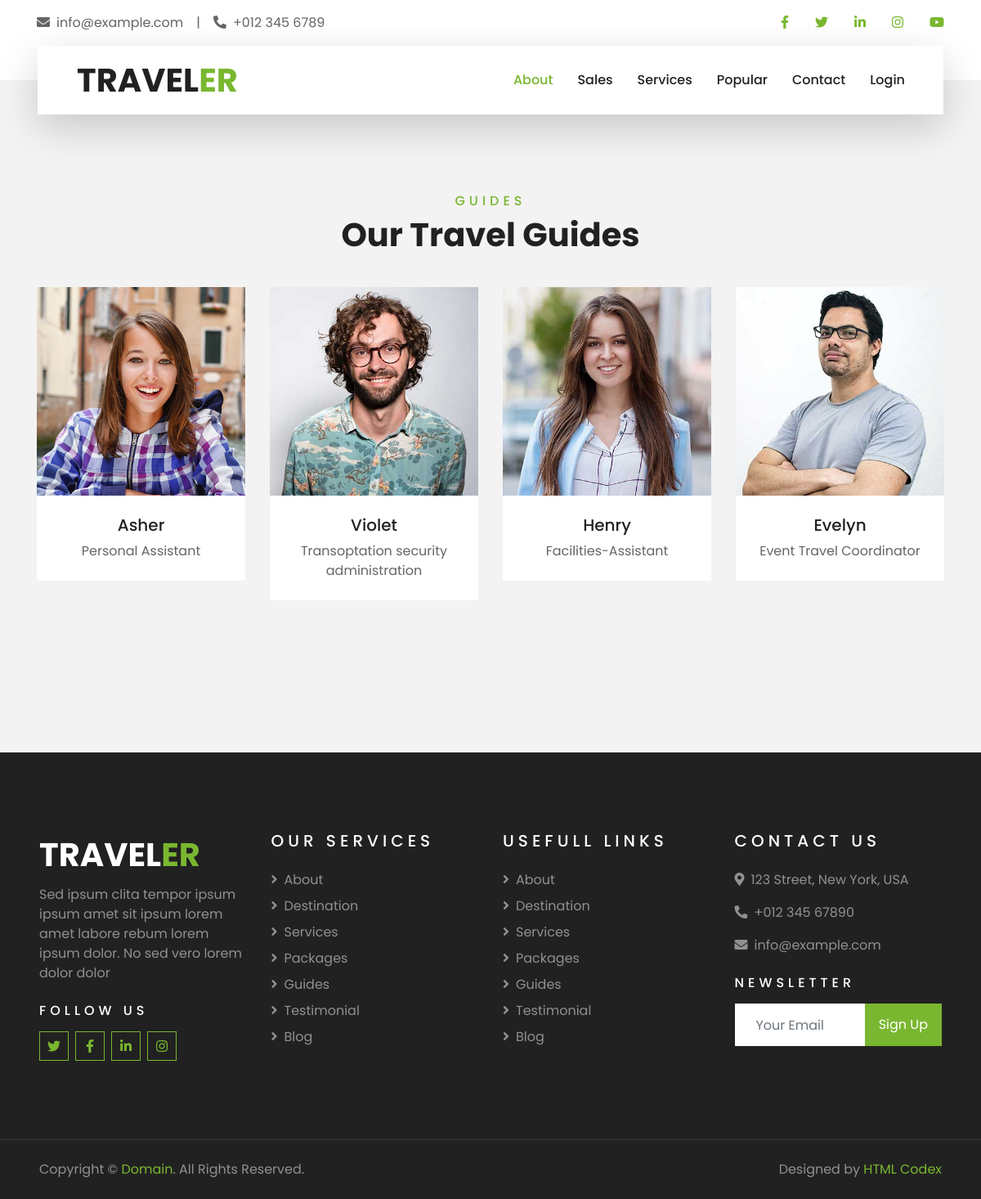
Screenshot of /testimonial with the database file from the repository.
### tables this page shows
CREATE TABLE `staff` (
  `id` int NOT NULL,
  `name` text NOT NULL,
  `job` text NOT NULL,
  `img` varchar(20) NOT NULL
);

### config/routes.php (called while the page is built)
<?php
return array(
    'services'=>'main/services',
    'user/register'=>'user/register',
    'user/login'=>'user/login',
    'cabinet/edit/([0-9]+)'=>'cabinet/edit/$1',
    'cabinet/delete/([0-9]+)'=>'cabinet/delete/$1',
     'cabinet/create'=>'cabinet/create',
     'cabinet'=>'cabinet/index',
     'about'=>'main/about',
    'sales'=>'main/sales',
    'main'=>'main/index',
    'popular'=>'main/popular',
    'testimonial'=>'main/testimonial',
    'map'=>'main/map',
    'europe'=>'main/europe',
    'america'=>'main/america',
    'australia'=>'main/australia',
    'asia'=>'main/asia',
    ''=>'main/about'
)
?>

### controllers/MainController.php (called while the page is built, shortened)
<?php
include_once "./models/Tours.php";
class MainController{
public function actionTestimonial(){
  $getTestimonial=Tours::getTestimonial();
  include_once "./views/blogs/testimonial.php";
return true;
}
}
?>

### index.php (called while the page is built, shortened)
<?php
include_once 'views/blogs/header.php';
?>
<?php
require_once(ROOT.'/components/Router.php');
$router = new Router();
$router->run();
?>
<?php
include_once 'views/blogs/footer.php';
?>

### models/Tours.php (called while the page is built, shortened)
<?php
    class Tours{
        public static function getTestimonial(){
            $db = Db::getConnection();
            $testimonial = [];
            $result = $db->query('SELECT * FROM staff');
            $i = 0;
            while ($row = $result->fetch()){
                $testimonial[$i]['id'] = $row['id'];
                $testimonial[$i]['name'] = $row['name'];
                $testimonial[$i]['job'] = $row['job'];
                $testimonial[$i]['img'] = $row['img'];
                $i++;
            }
            return $testimonial;
        }
    }
?>

### views/blogs/testimonial.php (the view, shortened to what this page needs)
<?php
include_once 'views/blogs/header.php';
?>
  <div class="container-fluid py-5">
        <div class="container pt-5 pb-3">
            <div class="text-center mb-3 pb-3">
                <h6 class="text-primary text-uppercase" style="letter-spacing: 5px;">Guides</h6>
                <h1>Our Travel Guides</h1>
            </div>
            <div class="row">
                <?php
                foreach($getTestimonial as $testimonial){
                ?>
                <div class="col-lg-3 col-md-4 col-sm-6 pb-2">
                    <div class="team-item bg-white mb-4">
                        <div class="team-img position-relative overflow-hidden">
                            <img class="img-fluid w-100" src="assets/img/<?=$testimonial['img']?>" alt="">
                            <div class="team-social">
                            </div>
                        </div>
                        <div class="text-center py-4">
                            <h5 class="text-truncate"><?=$testimonial['name']?></h5>
                            <p class="m-0"><?=$testimonial['job']?></p>
                        </div>
                    </div>
                </div>
               <?php
}
?>
            </div>
        </div>
    </div>
    <?php
include_once 'views/blogs/footer.php';
?>

### components/Router.php (shortened to what this page needs)
<?php
class Router{
private $routes;
public function __construct()
{
    $routesPath = ROOT.'/config/routes.php';
    $this->routes = include($routesPath);
}
public function getUrl(){
    if (!empty($_SERVER['REQUEST_URI'])) {
        return trim($_SERVER['REQUEST_URI'],'/');
    }
}
public function run(){
$uri = $this->getUrl();
foreach ($this->routes as $uriPattern => $path) {
    if(preg_match("~$uriPattern~",$uri)){
        $tashqi = preg_replace("~$uriPattern~",$path,$uri);
        $qiymat = explode('/',$tashqi);
        $controlllernomi = array_shift($qiymat).'Controller';
        $metodnomi = 'action'.ucfirst(array_shift($qiymat));
        $parametr = $qiymat;
        $controllerObyekt = new $controlllernomi;
        $result = call_user_func_array(array($controllerObyekt,$metodnomi),$parametr);
        if($result != null){
            break;
        }
    }
}
}
}
?>

### rows the page displays
staff: img (picture), name "Asher", job "Personal Assistant"
staff: img (picture), name "Violet", job "Transoptation security administration"
staff: img (picture), name "Henry", job "Facilities-Assistant"
staff: img (picture), name "Evelyn", job "Event Travel Coordinator"
